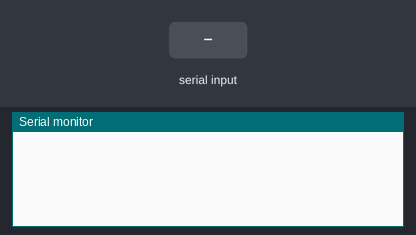
A sketch run on a simulated Arduino Mega 2560, built with avr-gcc and run on an emulated ATmega2560. On the bench: the last lines printed to the serial monitor. The inputs (shaded band) are chosen by the test bench.

Above: at 1.2 s.
1.3 s: "1" received over Serial
At 2.0 s:
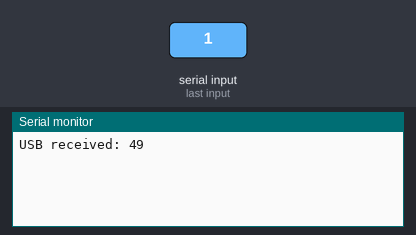
2.8 s: "1" received over the second serial link
At 3.1 s:
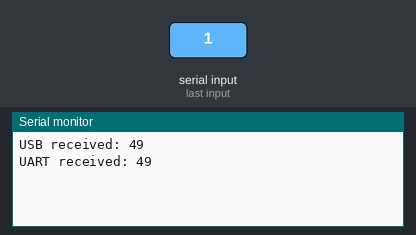
4.3 s: "0" received over Serial
At 5.5 s:
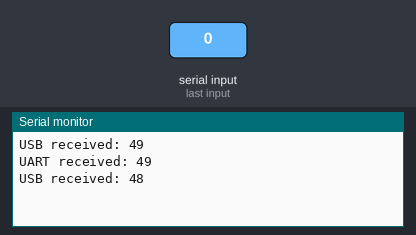
5.8 s: "0" received over the second serial link
At 6.6 s:
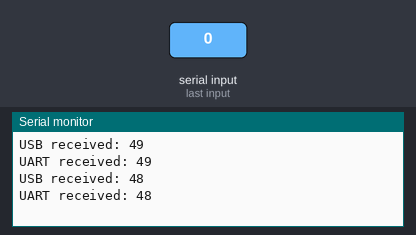

Measured:
- after the input at 1.3 s, the serial monitor: prints a new line at once (image 1)
- after the input at 2.8 s, the serial monitor: prints a new line at once (image 2)
- after the input at 4.3 s, the serial monitor: prints a new line at once (image 3)
- after the input at 5.8 s, the serial monitor: prints a new line at once (image 4)

The sketch:

i4_driver_start_test.ino
```cpp
#define HWSERIAL Serial1


void setup() {
  Serial.begin(115200);
  HWSERIAL.begin(115200);
//  pinMode(0,OUTPUT);
//  pinMode(1,OUTPUT);
}
String rc = "";

//void loop() {
//  Serial.println("-");
//  delay(1000);
//  HWSERIAL.println("Start");
//  delay(100);
//  rc = "-->";
//  while (HWSERIAL.available() > 0) {
//    rc += Serial.read();
//  }
//  Serial.println(rc);
//}

void loop() {
        int incomingByte;

  if (Serial.available() > 0) {
    incomingByte = Serial.read();
    Serial.print("USB received: ");
    Serial.println(incomingByte);
    HWSERIAL.print(incomingByte);
  }
  if (HWSERIAL.available() > 0) {
    incomingByte = HWSERIAL.read();
    Serial.print("UART received: ");
    Serial.println(incomingByte, DEC);
  }
}
```
